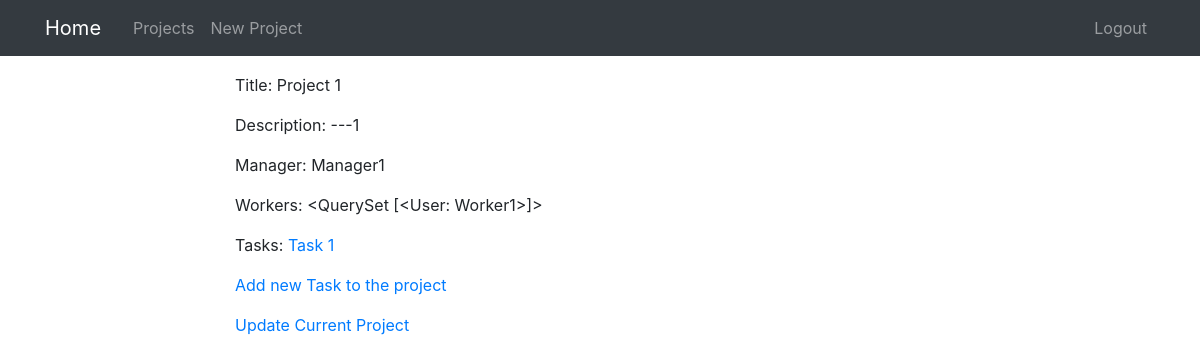
Before: /projects/1/ (signed in) with the older database file.
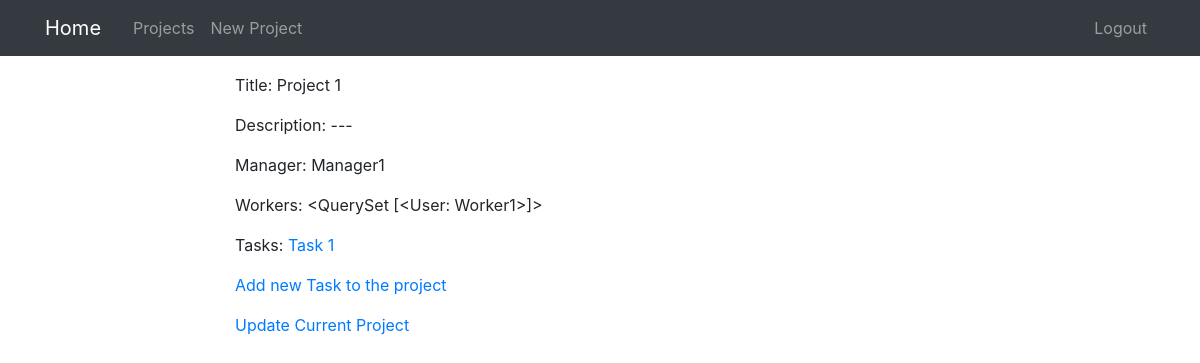
After: the same page with the newer database file.
### projects/models.py (models this page shows, shortened)
class Project(models.Model):
    title = models.CharField(max_length=100)
    description = models.TextField()
    manager = models.ForeignKey(User, on_delete=models.CASCADE,
                                related_name="manager_project_set")
    worker = models.ManyToManyField(User, related_name="worker_project_set")

### projects/views.py (the view)
# urls.py: path('projects/<int:pk>/', ProjectDetailView.as_view(),
class ProjectDetailView(PermissionRequiredMixin, UserPassesTestMixin,
                        DetailView):
    model = Project
    def test_func(self):
        return does_user_belongs_to_project(user_id=self.request.user.id,
                                            project_pk=self.kwargs['pk'])
    permission_required = 'projects.view_project'

### projects/utils.py (called while the page is built)
def does_user_belongs_to_project(user_id, project_pk):
    user = get_object_or_404(User, id=user_id)
    if user.groups.all()[0].name == 'Worker':
        queryset = Project.objects.filter(id=project_pk, worker=user)
        if queryset.count() > 0:
            return True
    elif user.groups.all()[0].name == 'Manager':
        queryset = Project.objects.filter(id=project_pk, manager=user)
        if queryset.count() > 0:
            return True
    return False

### projects/templates/projects/project_detail.html (shortened to what this page needs)
{% extends "projects/base.html" %}
{% block content %}
<p>Title: {{ object.title }} </p>
<p>Description: {{ object.description }}</p>
<p>Manager: {{ object.manager }}</p>
<p>Workers: {{ object.worker.all }}</p>
<p>Tasks:
{% for task in object.task_set.all %}
    <a href="{% url 'task-detail' task.id %}">{{ task.title }}</a>
{% endfor %}
</p>
{% if perms.projects.add_task %}
    <p><a href="{% url 'task-create' object.id %}">Add new Task to the project</a></p>
{% endif %}
{% if perms.projects.change_project %}
    <p><a href="{% url 'project-update' object.id %}">Update Current Project</a></p>
{% endif %}
{% endblock content %}

Changed rows visible on the page:
changed Project "Project 1": description "---1" → "---"
